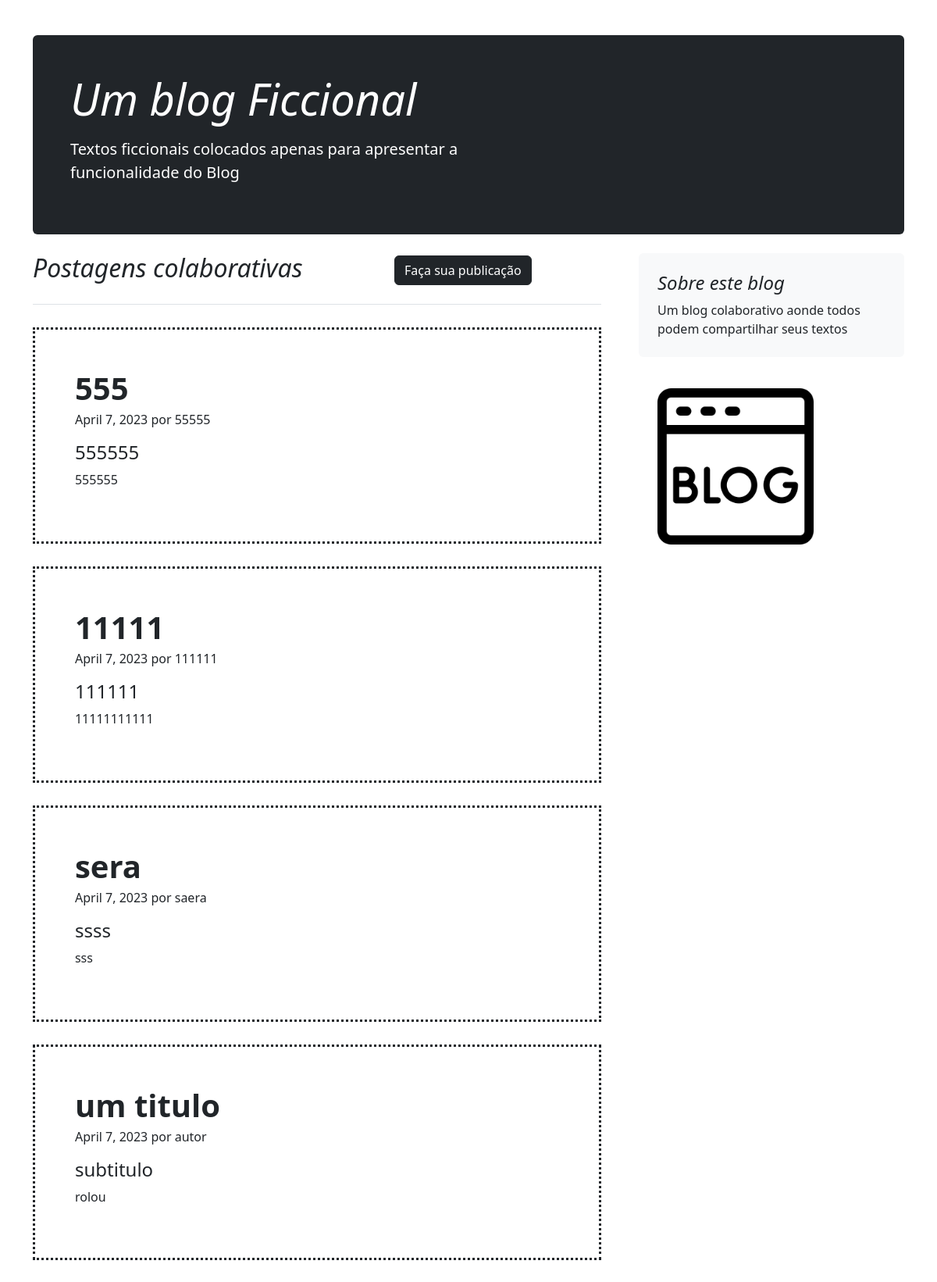
The page / on the database its author committed.
### blogapp/models.py (models this page shows, shortened)
class Base(models.Model):
    criado = models.DateField('Criação', auto_now_add=True)
    modificado = models.DateField('Atualização', auto_now=True)
    class Meta:
        abstract = True

class Blog(Base):
    title = models.CharField('Title', max_length=100, null=False, blank=False)
    author = models.CharField('Author', max_length=50, null=False, blank=False)
    subtitle = models.CharField('Subtitle', max_length=300, null=False, blank=False)
    text = models.TextField('Text', max_length=1000, null=False, blank=False)

### blogapp/views.py (the view)
# urls.py: path('', BlogView.as_view(), name='blog'),
class BlogView(TemplateView):
    template_name = 'blog.html'
    def get_context_data(self, **kwargs):
        context = super(BlogView, self).get_context_data(**kwargs)
        context['posts'] = Blog.objects.order_by('-id').all()
        return context

### blogapp/templates/blog.html (shortened to what this page needs)
{% load static %}
<!DOCTYPE html>
<html lang="en">
  <head>
      <link rel="stylesheet" href="https://cdn.jsdelivr.net/npm/bootstrap@5.3.0-alpha3/dist/css/bootstrap.min.css">
  </head>
  <body>
    <main class="container">
      <div class="p-4 p-md-5 mb-4 rounded text-bg-dark" style="margin-top: 4%;">
        <div class="col-md-6 px-0" >
          <h1 class="display-4 fst-italic">Um blog Ficcional</h1>
          <p class="lead my-3">Textos ficcionais colocados apenas para apresentar a funcionalidade do Blog</p>
        </div>
      </div>
      <div class="row g-5">
        <div class="col-md-8">
          <h2 class="pb-4 mb-4 fst-italic border-bottom">
            Postagens colaborativas
            <a href="{% url 'blogform' %}" style="padding-left: 15%;"><button type="button" class="btn btn-dark">Faça sua publicação</button></a>
          </h2>
          <article class="blog-post">
            {% for post in posts %}
            <div style="border-style: dotted; margin-top: 4%; margin-bottom: 4% ; padding: 7%;">
              <h1 class="blog-post-title mb-1" ><strong>{{post.title}}</strong></h1>
              <p class="blog-post-meta">{{post.criado}} por {{post.author}}</p>
              <h4>{{post.subtitle}}</h4>
              <p>{{post.text}}</p>
            </div>
            {% endfor %}
          </article>
        </div>
        <div class="col-md-4">
          <div class="position-sticky" style="top: 2rem;">
            <div class="p-4 mb-3 bg-light rounded">
              <h4 class="fst-italic">Sobre este blog</h4>
              <p class="mb-0">Um blog colaborativo aonde todos podem compartilhar seus textos</p>
            </div>
            <div class="p-4">
              <img src="{% static 'img/blog.png' %}" alt="blog" width="200">
            </div>
          </div>
    </main>
  </body>
</html>

### rows shown on the page
Blog: title "555", criado "April 7, 2023", author "55555", subtitle "555555", text "555555"
Blog: title "11111", criado "April 7, 2023", author "111111", subtitle "111111", text "11111111111"
Blog: title "sera", criado "April 7, 2023", author "saera", subtitle "ssss", text "sss"
Blog: title "um titulo", criado "April 7, 2023", author "autor", subtitle "subtitulo", text "rolou"
